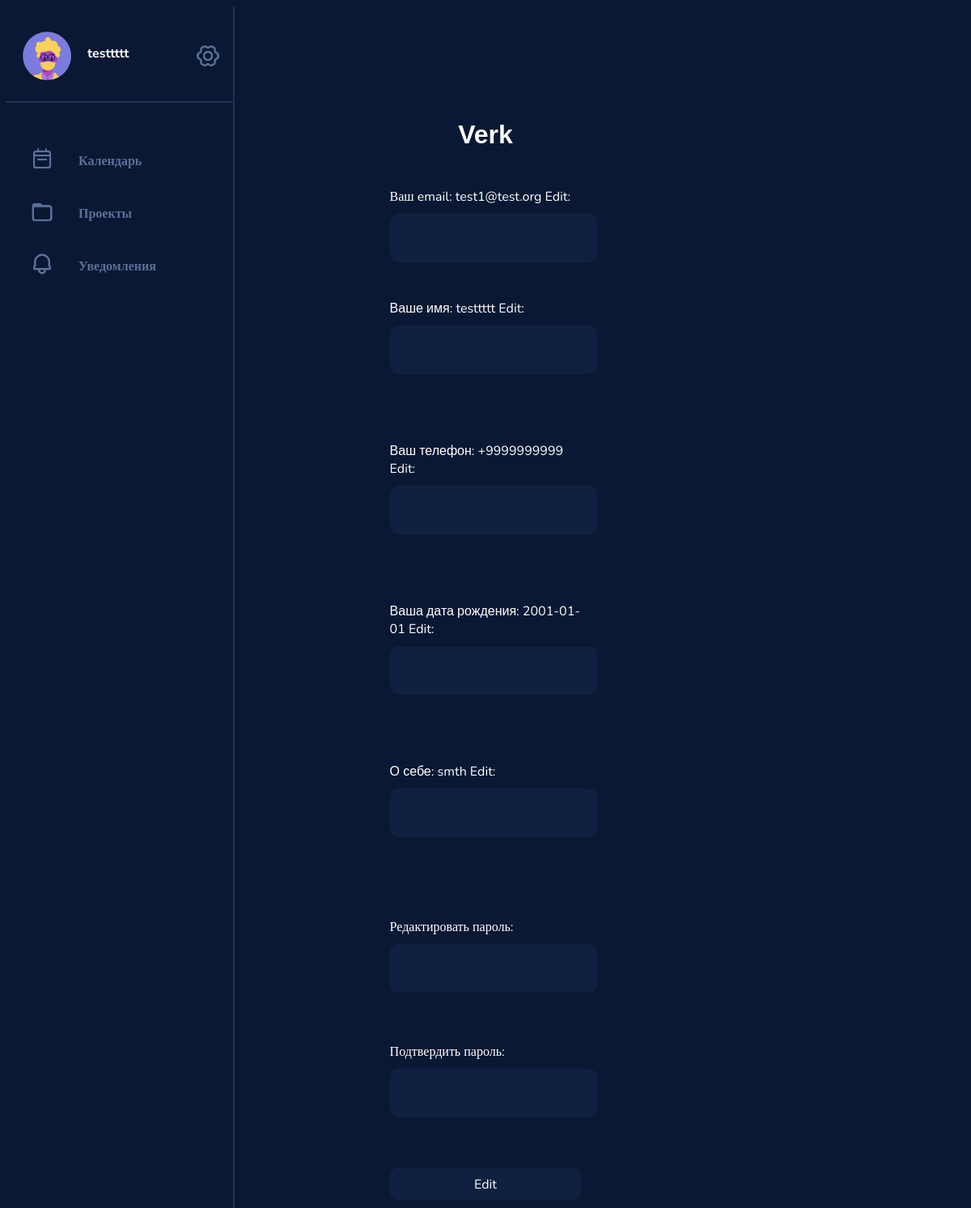
Page /profile_edit/1 on the earlier database version.
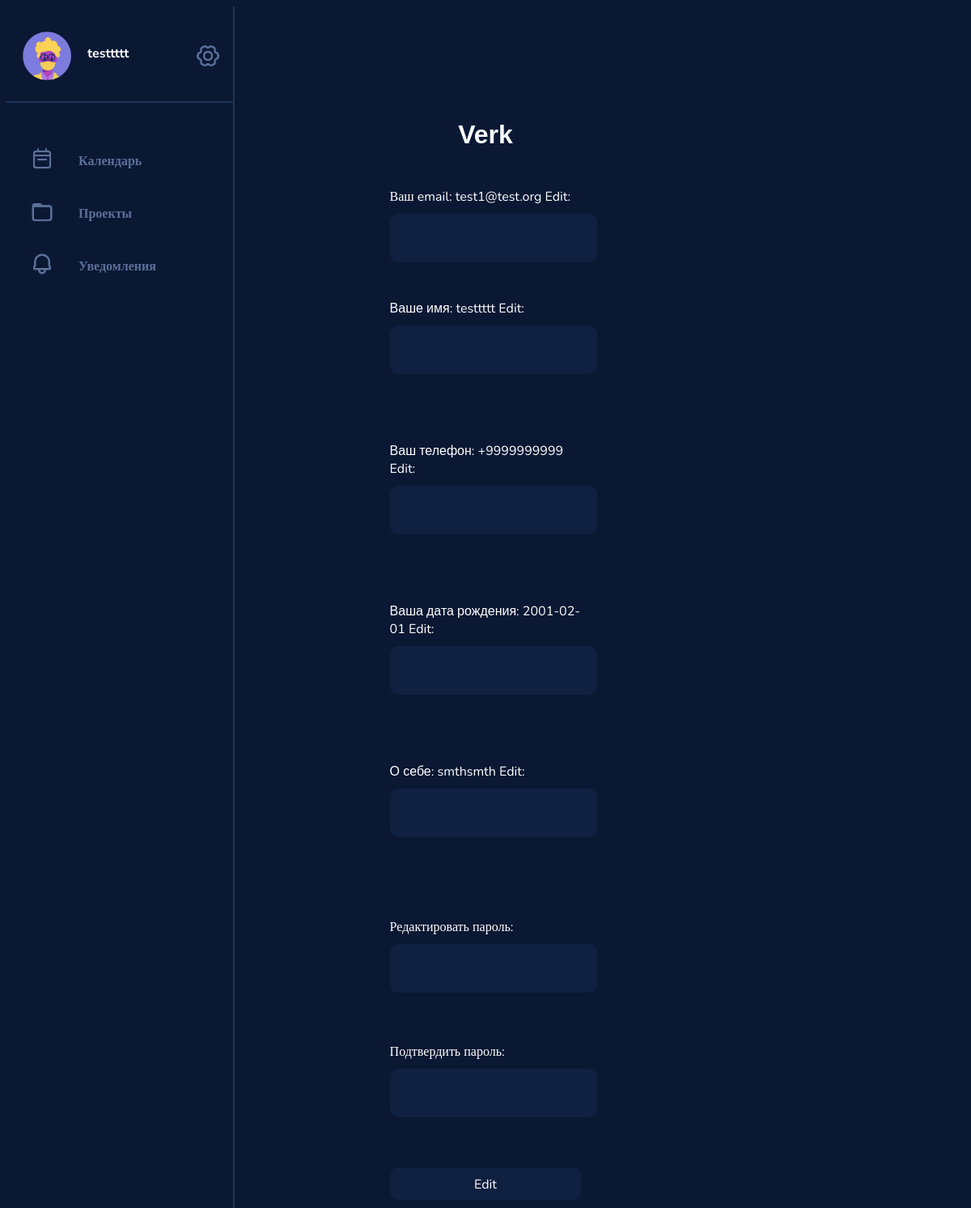
Same page on the later database version.
### data/users.py (models this page shows, shortened)
class User(SqlAlchemyBase, UserMixin, SerializerMixin):
    __tablename__ = 'users'
    id = sqlalchemy.Column(sqlalchemy.Integer, primary_key=True, autoincrement=True)
    login = sqlalchemy.Column(sqlalchemy.String, nullable=True)
    password = sqlalchemy.Column(sqlalchemy.String, nullable=True)
    email = sqlalchemy.Column(sqlalchemy.String, index=True, unique=True, nullable=True)
    phone = sqlalchemy.Column(sqlalchemy.String, index=True, unique=True, nullable=True)
    name = sqlalchemy.Column(sqlalchemy.String, nullable=True)
    birth_date = sqlalchemy.Column(sqlalchemy.DateTime, nullable=True)
    bio = sqlalchemy.Column(sqlalchemy.String, nullable=True)
    projects = sqlalchemy.Column(sqlalchemy.String, nullable=True, default=None)
    tasks = sqlalchemy.Column(sqlalchemy.String, nullable=True, default=None)
    picture = sqlalchemy.Column(sqlalchemy.Integer, nullable=True)

### services/profile.py (the view, shortened to what this page needs)
@blueprint.route('/profile_edit/<int:user_id>', methods=['GET', 'POST'])
def profile_edit(user_id):
    db_sess = session.create_session()
    user = db_sess.query(User).get(user_id)
    form = EditForm()
    print(user.phone)
    return render_template('profile_update.html', title='Verk | Profile', name=user.name, email=user.email,
                           phone=user.phone, form=form, list_of_avatars=list_of_avatars, avatar=user.picture,
                           birth_date=str(user.birth_date).split()[0], bio=user.bio)

### services/profile.py
class EditForm(FlaskForm):
    password = PasswordField('Password')
    password_again = PasswordField('Password again')
    email = EmailField('Почта')
    name = StringField('Имя')
    phone = StringField('Телефон')
    birth_date = DateTimeField('Дата рождения')
    bio = StringField('О себе')
    submit = SubmitField('Edit')

### data/db_session.py (called while the page is built)
def create_session() -> Session:
    global __factory
    return __factory()

### templates/profile_update.html (shortened to what this page needs)
<!DOCTYPE html>
<html>
<head>
    <link href="/static/style.css" rel="stylesheet" type="text/css" />
</head>
<body>
{% extends "base.html" %}
{% block content %}
<form action="" method="post" class="form">
    <div class="form_header">
            <h1><b>Verk</b></h1>
    </div>
    <div class="form_item">
       <p>
        <label for="email">Ваш email: {{email}} Edit: </label>
        {{ form.email(class="form-control", type="email") }}<br>
    </p>
    </div>
    <div class="form_item">
         <label for="name">Ваше имя: {{name}} Edit:</label>
        {{ form.name(class="form-control") }}<br>
    </div>
    <div class="form_item">
         <label for="phone">Ваш телефон: {{phone}} Edit: </label>
        {{ form.phone(class="form-control") }}<br>
    </div>
    <div class="form_item">
         <label for="birth_date">Ваша дата рождения: {{birth_date}} Edit: </label>
        {{ form.birth_date(class="form-control") }}<br>
    </div>
    <div class="form_item">
         <label for="bio">О себе: {{bio}} Edit: </label>
        {{ form.bio(class="form-control") }}<br>
    </div>
    <div class="form_item">
        <p>
        <label for="password">Редактировать пароль: </label>
        {{ form.password(class="form-control", type="password") }}<br>
    </p>
    </div>
    <div class="form_item">
    <p>
        <label for="password">Подтвердить пароль: </label>
        {{ form.password_again(class="form-control", type="password") }}<br>
    </p>
            </div>
    <p>{{ form.submit(type="submit", class="btn btn-primary") }}</p>
</form>
{% endblock %}

### templates/base.html (shortened to what this page needs)
<!DOCTYPE html>
<html>
<head>
    <link href="/static/style.css" rel="stylesheet" type="text/css" />
</head>
<body>
    <aside>
        <div class="account_menu">
            <div class="profile_pic">
                <img src="{{list_of_avatars[avatar]}}">
            </div>
            <div class="greeting">
                <h3><a href="/profile/{{id}}">{{name}}</a></h3>
            </div>
            <div class="icon">
                <img src="/static/icons/settings.png">
            </div>
        </div>
        <div class="page_menu">
            <div class="page_element">
                <div class="icon">
                    <img src="/static/icons/calendar.png">
                </div>
                <h4><a href="/agenda/{{id}}">Календарь</a></h4>
            </div>
            <div class="page_element">
                <div class="icon">
                    <img src="/static/icons/folder.png">
                </div>
                <h4><a href="/projects/{{id}}">Проекты</a></h4>
            </div>
            <div class="page_element">
                <div class="icon">
                    <img src="/static/icons/notifications.png">
                </div>
                <h4><a href="/notifications/{{id}}">Уведомления</a></h4>
            </div>
        </div>
    </aside>
{% block content %}{% endblock %}
</body>
</html>

Differences in the rows shown:
changed User "testtttt": bio "smth" → "smthsmth"
Other differences:
{{ birth_date }}: "2001-01-01" → "2001-02-01"
